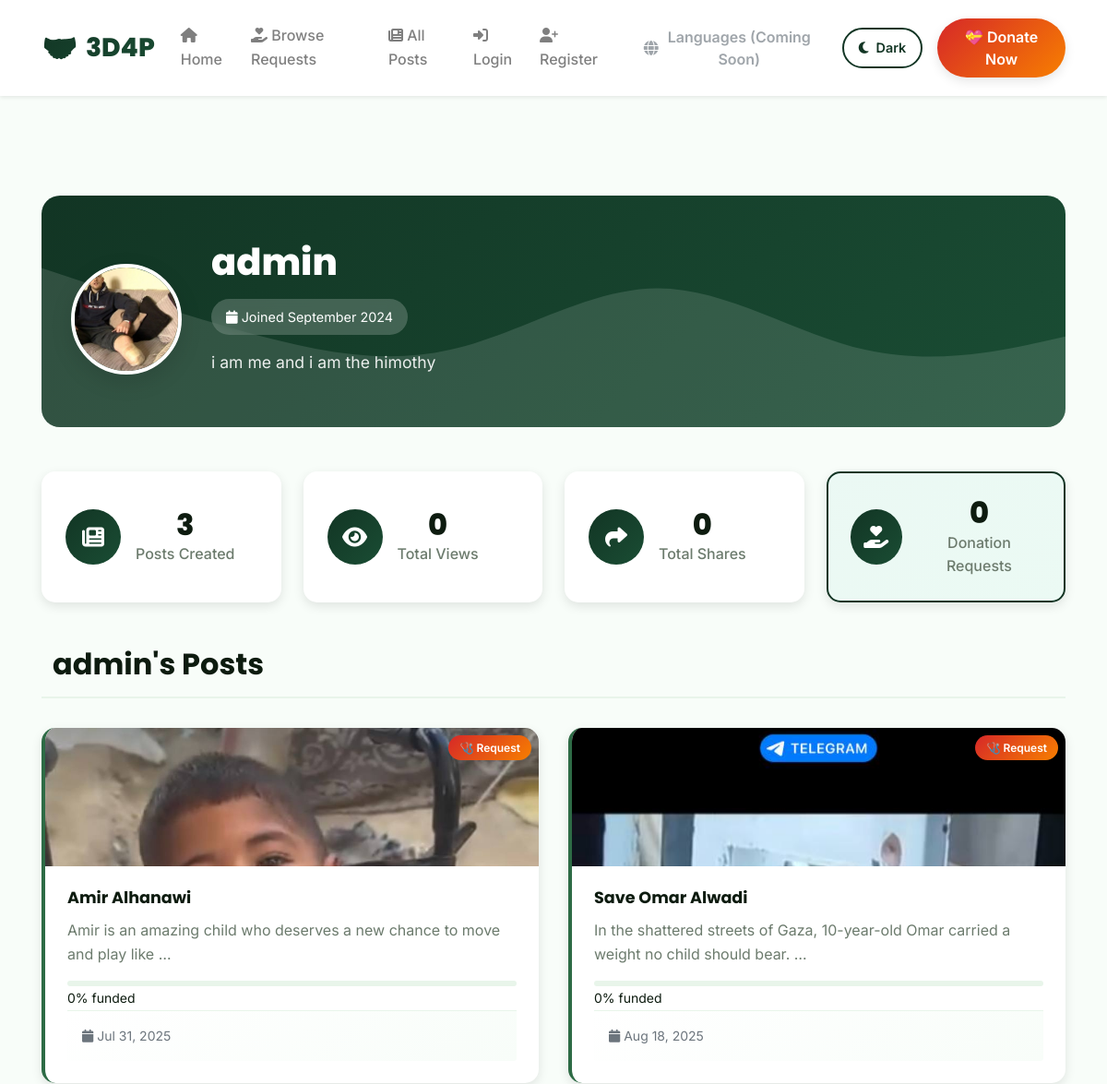
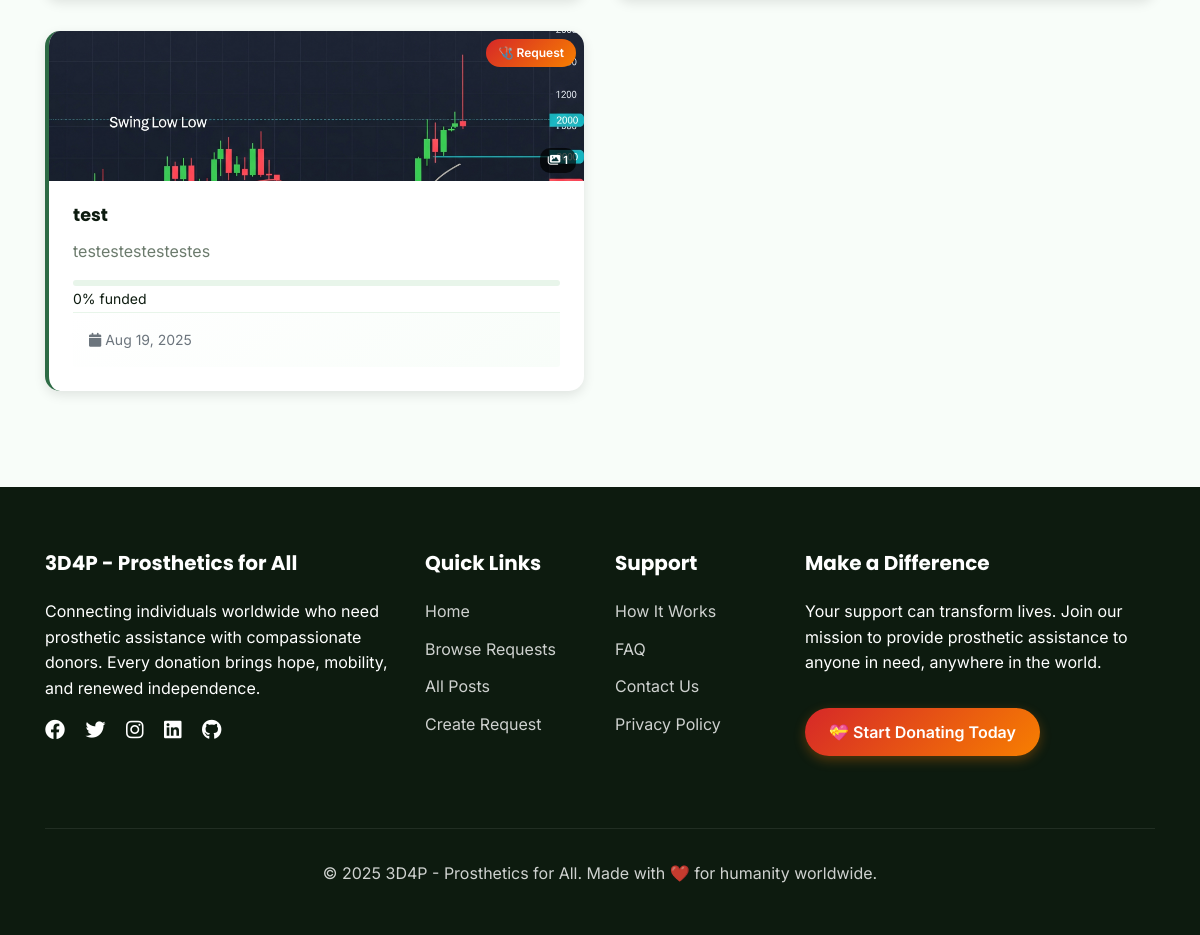
Before: /users/profile/admin/ with the older database file (2 pictures, top to bottom).
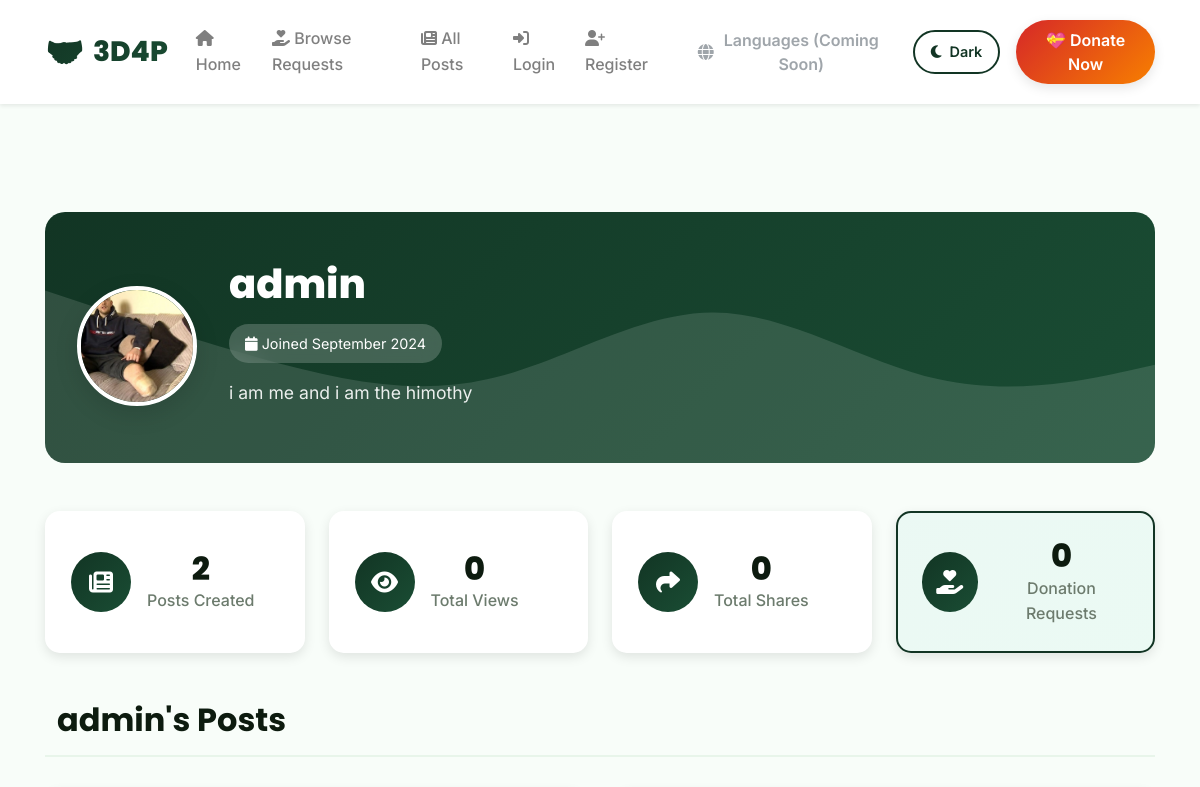
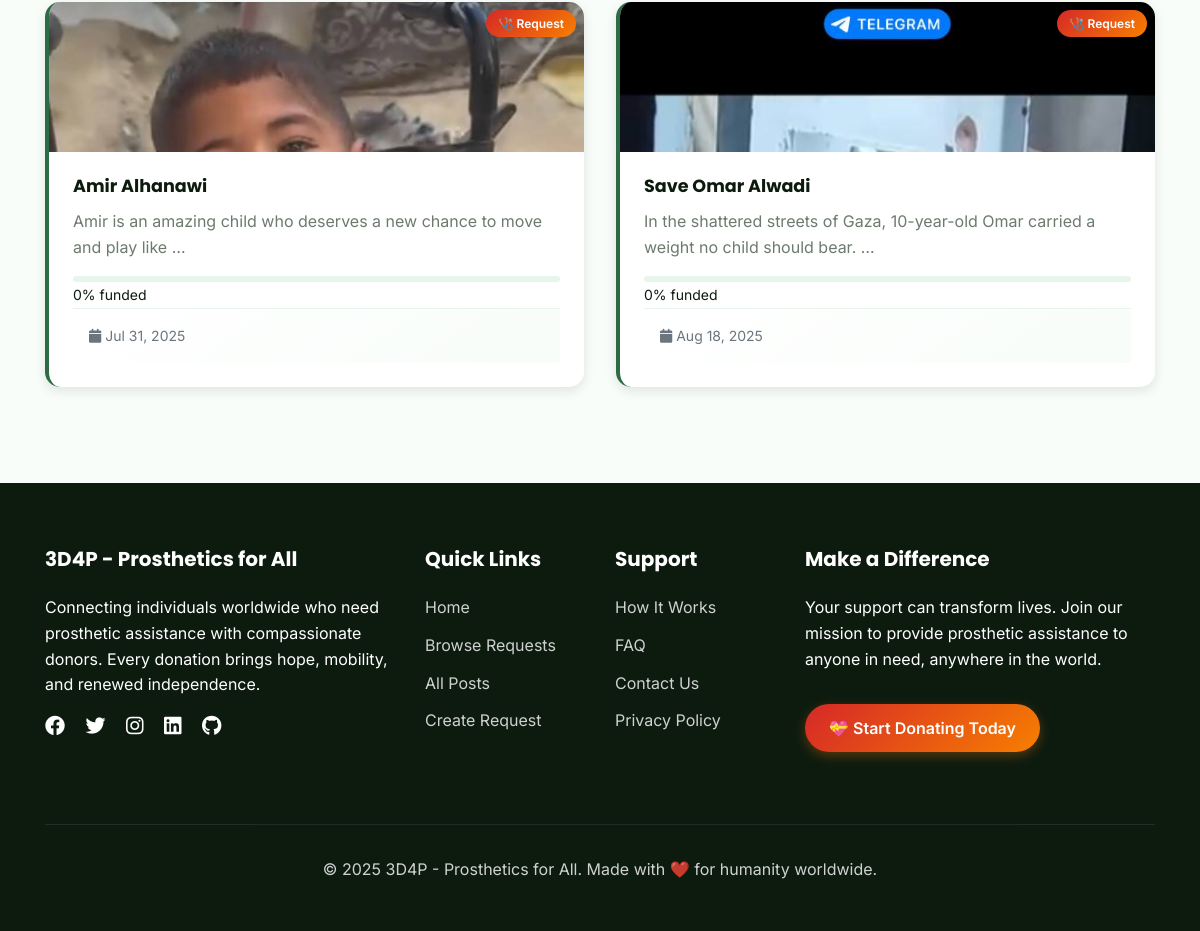
After: the same page with the newer database file (2 pictures, top to bottom).
### posts/models.py (models this page shows, shortened)
class Post(models.Model):
    POST_TYPE_CHOICES = [
        ('regular', 'Regular Post'),
        ('donation', 'Donation Request'),
    ]
    author = models.ForeignKey(User, on_delete=models.CASCADE, null=True, blank=True)
    author_name = models.CharField(max_length=100, blank=True)
    title = models.CharField(max_length=200)
    content = models.TextField()
    post_type = models.CharField(max_length=20, choices=POST_TYPE_CHOICES, default='regular')
    is_approved = models.BooleanField(default=False)
    created_at = models.DateTimeField(auto_now_add=True)
    updated_at = models.DateTimeField(auto_now=True)
    view_count = models.IntegerField(default=0)
    share_count = models.IntegerField(default=0)
    image = models.ImageField(upload_to='post_images/', null=True, blank=True)

class DonationRequest(models.Model):
    post = models.OneToOneField(Post, on_delete=models.CASCADE, related_name='donation_details')
    estimated_cost = models.DecimalField(max_digits=10, decimal_places=2)
    prosthetic_type = models.CharField(max_length=100)
    measurements = models.TextField()

### donations/models.py (models this page shows, shortened)
class DonationGoal(models.Model):
    post = models.OneToOneField(Post, on_delete=models.CASCADE, related_name='donation_goal')
    goal_amount = models.DecimalField(max_digits=10, decimal_places=2)
    current_amount = models.DecimalField(max_digits=10, decimal_places=2, default=Decimal('0.00'))
    is_active = models.BooleanField(default=True)
    created_at = models.DateTimeField(auto_now_add=True)
    @property
    def progress_percentage(self):
        if self.goal_amount == 0:
            return 0
        return min((self.current_amount / self.goal_amount) * 100, 100)

### users/views.py (the view)
# urls.py: path('profile/<str:username>/', views.profile_view, name='user_profile'),
def profile_view(request, username):
    profile_user = get_object_or_404(User, username=username)
    posts = Post.objects.filter(author=profile_user, is_approved=True)
    if request.user.is_authenticated and request.user == profile_user:
        if request.method == 'POST':
            u_form = UserUpdateForm(request.POST, instance=profile_user)
            p_form = ProfileUpdateForm(request.POST, request.FILES, instance=profile_user.memberprofile)
            if u_form.is_valid() and p_form.is_valid():
                u_form.save()
                p_form.save()
                messages.success(request, 'Your profile has been updated!')
                return redirect('user_profile', username=username)
        else:
            u_form = UserUpdateForm(instance=profile_user)
            p_form = ProfileUpdateForm(instance=profile_user.memberprofile)
    else:
        u_form = None
        p_form = None
    context = {
        'profile_user': profile_user,
        'posts': posts,
        'u_form': u_form,
        'p_form': p_form,
        'is_own_profile': request.user.is_authenticated and request.user == profile_user
    }
    return render(request, 'users/profile.html', context)

### users/templatetags/user_tags.py (called while the page is built)
@register.filter
def is_member(user):
    if user is None or not user.is_authenticated:
        return False
    return hasattr(user, 'memberprofile') and user.memberprofile.is_verified

### utils/error_handlers.py (called while the page is built)
    def __call__(self, request):
        if self.is_suspicious_request(request):
            logger.warning(
                f"Suspicious request detected: {request.method} {request.get_full_path()} "
                f"from IP: {self.get_client_ip(request)}"
            )
        response = self.get_response(request)
        return response

    def is_suspicious_request(self, request):
        suspicious_patterns = [
            'admin/', 'wp-admin/', 'phpmyadmin/', '.env', 'config.php',
            'shell.php', 'cmd.php', 'eval(', 'system(', 'exec('
        ]
        path = request.get_full_path().lower()
        return any(pattern in path for pattern in suspicious_patterns)

    def get_client_ip(self, request):
        x_forwarded_for = request.META.get('HTTP_X_FORWARDED_FOR')
        if x_forwarded_for:
            ip = x_forwarded_for.split(',')[0]
        else:
            ip = request.META.get('REMOTE_ADDR')
        return ip

### users/templates/users/profile.html (shortened to what the changed rows need)
{% extends 'base.html' %}
{% load static %}
{% load user_tags %}
{% block content %}
<div class="container" style="padding-top: 2rem;">
    <div class="profile-header" data-aos="fade-up">
        <div class="profile-cover">
            <div class="profile-info">
                <div class="profile-details">
                    <h1 class="profile-name">{{ profile_user.username }}</h1>
                </div>
            </div>
        </div>
    </div>
    <div class="profile-stats" data-aos="fade-up" data-aos-delay="100">
        <div class="stats-grid">
            <div class="stat-card">
                <div class="stat-content">
                    <h3>{{ posts|length }}</h3>
                    <p>Posts Created</p>
                </div>
            </div>
        </div>
    </div>
    <div class="profile-posts" data-aos="fade-up" data-aos-delay="200">
        <div class="section-header">
            <h2>
                {% if is_own_profile %}Your{% else %}{{ profile_user.username }}'s{% endif %} Posts
            </h2>
        </div>
        {% if posts %}
        <div class="posts-grid">
            {% for post in posts %}
            <div class="post-card-profile" data-aos="fade-up" data-aos-delay="{% cycle '100' '200' '300' %}">
                {% if post.post_type == 'donation' %}
                <div class="donation-card-mini">
                    {% if post.image or post.donation_details.images.exists %}
                    <div class="card-img-wrapper">
                        <div id="carousel-{{ post.pk }}" class="carousel slide" data-ride="carousel">
                            <div class="carousel-inner">
                                {% if post.image %}
                                <div class="carousel-item active">
                                    <img src="{{ post.image.url }}" class="card-img-top" alt="{{ post.title }}">
                                </div>
                                {% endif %}
                            </div>
                            {% if post.donation_details.images.count > 0 and post.image or post.donation_details.images.count > 1 %}
                            <a class="carousel-control-prev" href="#carousel-{{ post.pk }}" role="button" data-slide="prev">
                            </a>
                            <a class="carousel-control-next" href="#carousel-{{ post.pk }}" role="button" data-slide="next">
                            </a>
                            {% endif %}
                        </div>
                        <div class="urgency-badge-mini">
                            🩺 Request
                        </div>
                        {% if post.donation_details.images.count > 0 %}
                        <div class="image-count-badge">
                            <i class="fas fa-images"></i> {{ post.donation_details.images.count|add:post.image|yesno:"1,0"|add:1 }}
                        </div>
                        {% endif %}
                    </div>
                    {% endif %}
                    <div class="card-content">
                        <h4>
                            <a href="{% url 'post_detail' post.pk %}">{{ post.title }}</a>
                        </h4>
                        <p>{{ post.content|truncatewords:15 }}</p>
                        {% if post.donation_goal %}
                        <div class="mini-progress">
                            <div class="progress">
                            </div>
                            <small>{{ post.donation_goal.progress_percentage|floatformat:0 }}% funded</small>
                        </div>
                        {% endif %}
                        <div class="card-footer">
                            <small class="text-muted">
                                <i class="fas fa-calendar"></i> {{ post.created_at|date:"M j, Y" }}
                            </small>
                        </div>
                    </div>
                </div>
                {% endif %}
            </div>
            {% endfor %}
        </div>
        {% endif %}
    </div>
</div>
{% endblock content %}

Changed rows visible on the page:
removed Post: image (picture), donation_details.images.count|add "1", title "test", content "testestestestestes", donation_goal.progress_percentage "0", created_at "Aug 19, 2025"
Other visible differences:
{{ posts|length }}: "3" → "2"
